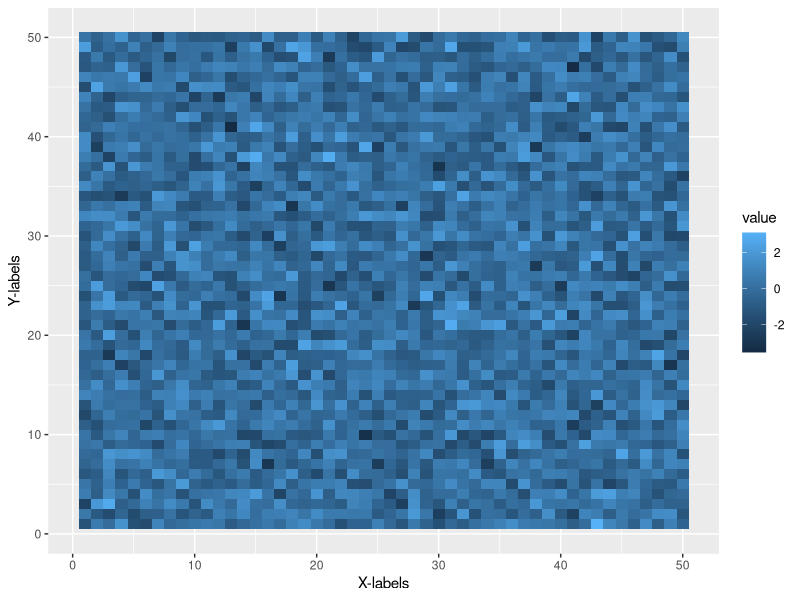

Source code (R):
# TODO: Add comment
# 
# Author: superhy
###############################################################################

library(reshape2)
library(ggplot2)

mat = matrix(rnorm(2500),50)
m = melt(mat)
g = ggplot(m, aes(x=Var1, y=Var2, fill=value)) + xlab('X-labels') + ylab("Y-labels")

g1=g + geom_tile(); print(g1)